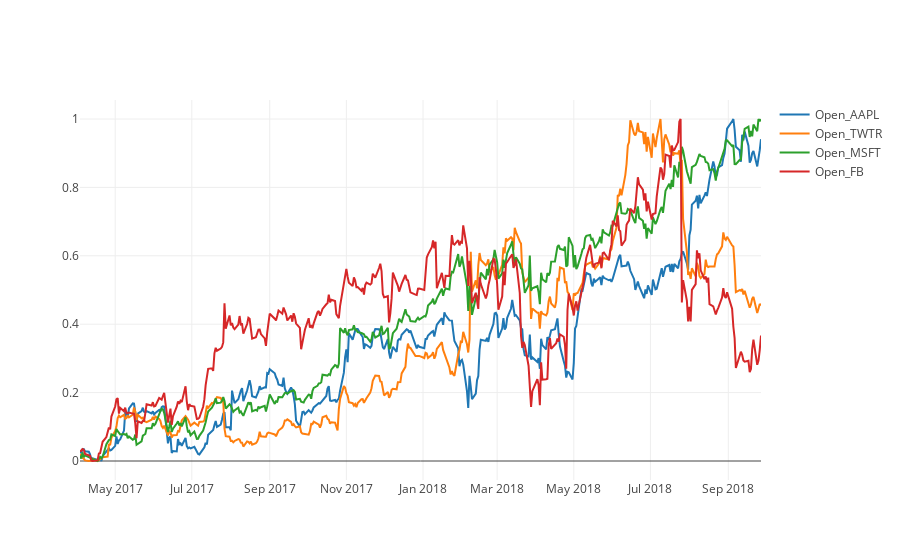

This figure's notebook cell:
### Markdown cell above
Clusters are constructed differently this time. Let's look at the training data again after scaling the values.

### Code cell
py.offline.plot(to_plot(train.apply(lambda x: array_scaler(x))), filename = 'train_scaled.html', auto_open=False)
py.offline.iplot(to_plot(train.apply(lambda x: array_scaler(x))))

### Figure 1 — Plotly figure (JSON) as saved in the notebook; plotly's stock layout.template omitted (floating-point values rounded to 4 significant figures; data arrays with more than 128 entries replaced by an {"elided": "..."} marker saying what was removed)
{"data": [{"mode": "lines", "name": "Open_AAPL", "type": "scatter", "uid": "31db0e80-c2bc-11e8-a1bd-e8b1fcc1dc1a", "x": {"elided": "376 str values"}, "y": {"elided": "376 float values"}}, {"mode": "lines", "name": "Open_TWTR", "type": "scatter", "uid": "31db0e81-c2bc-11e8-9133-e8b1fcc1dc1a", "x": {"elided": "376 str values"}, "y": {"elided": "376 float values"}}, {"mode": "lines", "name": "Open_MSFT", "type": "scatter", "uid": "31db0e82-c2bc-11e8-b640-e8b1fcc1dc1a", "x": {"elided": "376 str values"}, "y": {"elided": "376 float values"}}, {"mode": "lines", "name": "Open_FB", "type": "scatter", "uid": "31db0e83-c2bc-11e8-9180-e8b1fcc1dc1a", "x": {"elided": "376 str values"}, "y": {"elided": "376 float values"}}], "layout": {}}
